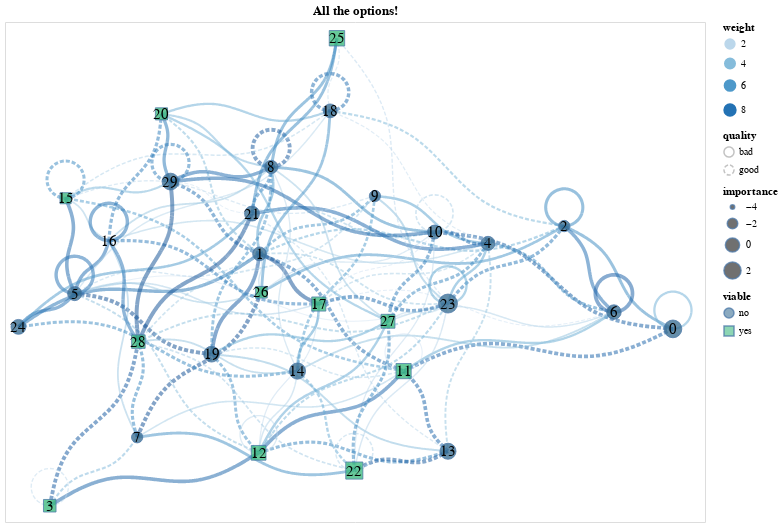

Here is the notebook cell this chart was saved with:
### Markdown cell above
All the arguments:

### Code cell
anx.draw_networkx(G, pos,
    node_subset = None, edge_subset = None, show_orphans = True, show_self_loops = True,
    node_size = 'importance', node_shape = 'viable', node_colour = 'viable', node_cmap = 'viridis', node_alpha = .75,
    node_outline_width = 1., node_outline_dash_and_gap_lengths = None, node_outline_colour = None,
    node_mark_kwargs = None, node_encode_kwargs = None, # direct altair access if the above node arguments are not enough
    node_label = 'node', node_font_size = 15, node_font_colour = 'black', node_tooltip = ['name', 'importance', 'viable'], node_legend = True,
    node_label_mark_kwargs = None, node_label_encode_kwargs = None, # direct altair access if the above node label arguments are not enough
    edge_width = 'weight', edge_dash_and_gap_lengths = 'quality', edge_colour = 'weight', edge_cmap = 'blues', edge_alpha = .5,
    edge_tooltip = ['pair', 'weight'], edge_legend = True,
    loop_radius = .04, loop_angle = 90., loop_n_points = 30,
    curved_edges = True, edge_control_points = [(0.333, 0.1), (0.666, -0.1)], edge_interpolation = 'basis',
    edge_mark_kwargs = None, edge_encode_kwargs = None, # direct altair access if the above edge arguments are not enough
    arrow_width = 2, arrow_length = .1, arrow_length_is_relative = True, arrow_colour = 'black', arrow_cmap = None, arrow_alpha = 1., arrow_legend = False,
    arrow_mark_kwargs = None, arrow_encode_kwargs = None, # direct altair access if the above arrow arguments are not enough
    chart_width = 700, chart_height = 500, chart_padding = .02
).properties(title = 'All options').interactive()

### Figure 1 — Vega-Lite specification as saved in the notebook (floating-point values rounded to 4 significant figures; data arrays with more than 128 entries replaced by an {"elided": "..."} marker saying what was removed)
{"config": {"view": {"continuousWidth": 300, "continuousHeight": 300}}, "layer": [{"data": {"name": "data-306401de31a8dc34fef290990f218373"}, "mark": {"type": "line", "interpolate": "basis", "opacity": 0.5, "point": {"opacity": 0, "size": 400}}, "encoding": {"color": {"field": "weight", "legend": {}, "scale": {"scheme": "blues"}, "type": "quantitative"}, "detail": {"field": "edge", "type": "quantitative"}, "order": {"field": "order", "type": "quantitative"}, "strokeDash": {"field": "quality", "legend": {}, "type": "nominal"}, "strokeWidth": {"field": "weight", "legend": {}, "type": "quantitative"}, "tooltip": [{"field": "pair", "type": "nominal"}, {"field": "weight", "type": "quantitative"}], "x": {"axis": null, "field": "x", "type": "quantitative"}, "y": {"axis": null, "field": "y", "type": "quantitative"}}, "name": "view_9"}, {"data": {"name": "data-51c7137eb7031eb22db6de7d77401865"}, "mark": {"type": "point", "opacity": 0.75, "strokeWidth": 1.0}, "encoding": {"fill": {"field": "viable", "scale": {"scheme": "viridis"}, "type": "nominal"}, "shape": {"field": "viable", "legend": {}, "type": "nominal"}, "size": {"field": "importance", "legend": {}, "type": "quantitative"}, "tooltip": [{"field": "name", "type": "quantitative"}, {"field": "importance", "type": "quantitative"}, {"field": "viable", "type": "nominal"}], "x": {"axis": null, "field": "x", "type": "quantitative"}, "y": {"axis": null, "field": "y", "type": "quantitative"}}}, {"data": {"name": "data-51c7137eb7031eb22db6de7d77401865"}, "mark": {"type": "text", "baseline": "middle", "fill": "black", "size": 15}, "encoding": {"text": {"field": "node", "type": "quantitative"}, "x": {"axis": null, "field": "x", "type": "quantitative"}, "y": {"axis": null, "field": "y", "type": "quantitative"}}}], "encoding": {"x": {"scale": {"domain": [-0.0288, 1.469]}}, "y": {"scale": {"domain": [-0.03478, 1.035]}}}, "height": 500, "params": [{"name": "param_9", "select": {"type": "interval", "encodings": ["x", "y"]}, "bind": "scales", "views": ["view_9"]}], "title": "All the options!", "width": 700, "$schema": "https://vega.github.io/schema/vega-lite/v5.20.1.json", "datasets": {"data-306401de31a8dc34fef290990f218373": {"elided": "905 records"}, "data-51c7137eb7031eb22db6de7d77401865": [{"node": 0, "x": 1.4, "y": 0.3783, "importance": 2.465, "name": 438, "viable": "no"}, {"node": 1, "x": 0.5157, "y": 0.5388, "importance": -0.2759, "name": 646, "viable": "no"}, {"node": 2, "x": 1.168, "y": 0.5983, "importance": -1.604, "name": 876, "viable": "no"}, {"node": 3, "x": 0.06695, "y": 0.0, "importance": -0.9828, "name": 393, "viable": "yes"}, {"node": 4, "x": 1.004, "y": 0.5612, "importance": -0.1084, "name": 186, "viable": "no"}, {"node": 5, "x": 0.1203, "y": 0.4539, "importance": -0.01474, "name": 671, "viable": "no"}, {"node": 6, "x": 1.274, "y": 0.4142, "importance": 0.2258, "name": 672, "viable": "no"}, {"node": 7, "x": 0.2539, "y": 0.1465, "importance": -1.627, "name": 351, "viable": "no"}, {"node": 8, "x": 0.5406, "y": 0.7247, "importance": -0.5595, "name": 911, "viable": "no"}, {"node": 9, "x": 0.7626, "y": 0.6626, "importance": -1.642, "name": 528, "viable": "no"}, {"node": 10, "x": 0.89, "y": 0.5854, "importance": -0.1668, "name": 560, "viable": "no"}, {"node": 11, "x": 0.8238, "y": 0.288, "importance": 0.5987, "name": 593, "viable": "yes"}, {"node": 12, "x": 0.5137, "y": 0.1132, "importance": 0.3072, "name": 464, "viable": "yes"}, {"node": 13, "x": 0.9188, "y": 0.1165, "importance": 1.226, "name": 415, "viable": "no"}, {"node": 14, "x": 0.5969, "y": 0.2881, "importance": 1.298, "name": 787, "viable": "no"}, {"node": 15, "x": 0.1008, "y": 0.6578, "importance": -1.742, "name": 609, "viable": "yes"}, {"node": 16, "x": 0.1932, "y": 0.5673, "importance": -4.345, "name": 22, "viable": "no"}, {"node": 17, "x": 0.6424, "y": 0.4315, "importance": -0.07295, "name": 739, "viable": "yes"}, {"node": 18, "x": 0.6668, "y": 0.8447, "importance": -0.2442, "name": 339, "viable": "no"}, {"node": 19, "x": 0.4131, "y": 0.3242, "importance": 1.037, "name": 578, "viable": "no"}, {"node": 20, "x": 0.3059, "y": 0.8383, "importance": -1.206, "name": 878, "viable": "yes"}, {"node": 21, "x": 0.4996, "y": 0.6249, "importance": 0.4626, "name": 659, "viable": "no"}, {"node": 22, "x": 0.7184, "y": 0.07527, "importance": 1.97, "name": 556, "viable": "yes"}, {"node": 23, "x": 0.9188, "y": 0.4325, "importance": 3.452, "name": 829, "viable": "no"}, {"node": 24, "x": 0.0, "y": 0.3826, "importance": 0.4106, "name": 472, "viable": "no"}, {"node": 25, "x": 0.6813, "y": 1.0, "importance": 0.764, "name": 561, "viable": "yes"}, {"node": 26, "x": 0.5197, "y": 0.4567, "importance": -1.488, "name": 886, "viable": "yes"}, {"node": 27, "x": 0.7904, "y": 0.3946, "importance": -0.2052, "name": 792, "viable": "yes"}, {"node": 28, "x": 0.2565, "y": 0.3511, "importance": -0.4538, "name": 633, "viable": "yes"}, {"node": 29, "x": 0.3252, "y": 0.6934, "importance": 1.751, "name": 561, "viable": "no"}]}}
